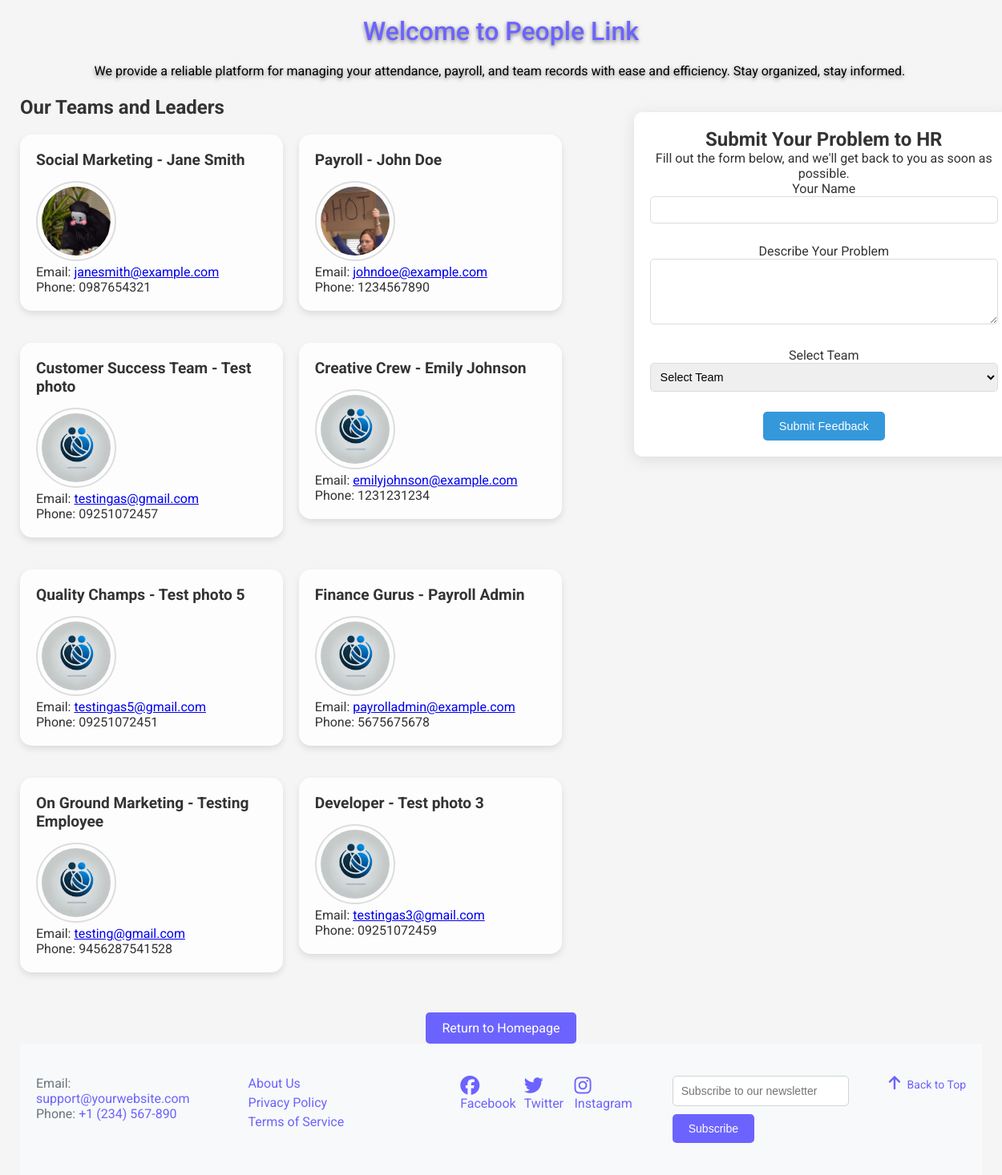
/contact_us (signed in), run on the app's committed database.
### tables this page shows
CREATE TABLE team (
    team_id INTEGER PRIMARY KEY AUTOINCREMENT,
    team_name TEXT NOT NULL,
    dept_id INTEGER,
    leader_id INTEGER NULL, -- Allow NULL for leader_id
    FOREIGN KEY (dept_id) REFERENCES department(dept_id),
    FOREIGN KEY (leader_id) REFERENCES employee(emp_id)
);

CREATE TABLE employee (
    emp_id INTEGER PRIMARY KEY AUTOINCREMENT,
    emp_name TEXT NOT NULL,
    email TEXT NOT NULL UNIQUE,  -- Employee email
    phone_number TEXT NOT NULL,  -- Employee phone number
    photo BLOB,  -- Employee profile photo (can store as binary data)
    dept_id INTEGER NOT NULL,
    job_status TEXT NOT NULL,
    gender TEXT NOT NULL,
    termination_date DATE,
    employee_status TEXT NOT NULL,
    join_date DATE NOT NULL,
    pos_id INTEGER NOT NULL,
    is_dept_leader INTEGER DEFAULT 0, -- 0 = not leader, 1 = leader
    is_team_leader INTEGER DEFAULT 0, -- 0 = not team leader, 1 = team leader
    FOREIGN KEY (pos_id) REFERENCES position (pos_id),
    FOREIGN KEY (dept_id) REFERENCES department (dept_id)
);

### app.py (the view)
@app.route('/contact_us')
def contact_us():
    if 'role' not in session:
        return redirect(url_for('login'))
    conn = get_db()
    cursor = conn.cursor()
    cursor.execute('''
        SELECT t.team_name, e.emp_name as leader_name, e.email, e.phone_number, e.photo as leader_photo, t.team_id
        FROM team t
        JOIN employee e ON t.leader_id = e.emp_id
    ''')
    teams = cursor.fetchall()
    return render_template('contact_us.html', teams=teams)

### app.py (called while the page is built)
def get_db():
    conn = sqlite3.connect('hrm.db')
    conn.row_factory = sqlite3.Row
    return conn

### templates/contact_us.html (shortened to what this page needs)
{% extends "userbase.html" %}
{% block content %}
<div class="container-xxl flex-grow-1 container-p-y">
    <div class="row">
        <div class="col-lg-7">
            <h2 class="text-center mb-4">Our Teams and Leaders</h2>
            <div class="team-cards">
                {% for team in teams %}
                <div class="card h-100">
                    <div class="card-body">
                        <h5 class="card-title">{{ team.team_name }} - {{ team.leader_name }}</h5>
                        <div class="text-center mb-3">
                            {% if team.leader_photo %}
                            <img src="{{ url_for('static', filename='uploads/' ~ team.leader_photo) }}" alt="Profile Photo"
                                class="img-fluid rounded-circle profile-photo">
                            {% else %}
                            <img src="{{ url_for('static', filename='assets/img/favicon/favicon.webp') }}" alt="Profile Photo"
                                class="img-fluid rounded-circle profile-photo">
                            {% endif %}
                        </div>
                        <p>Email: <a href="mailto:{{ team.email }}">{{ team.email }}</a></p>
                        <p>Phone: {{ team.phone_number }}</p>
                    </div>
                </div>
                {% endfor %}
            </div>
        </div>
    </div>
        <div class="col-lg-5">
            <div class="form-wrapper">
                <h2>Submit Your Problem to HR</h2>
                <p>Fill out the form below, and we'll get back to you as soon as possible.</p>
                <form method="POST" action="{{ url_for('submit_feedback') }}">
                    <div class="custom-form-group">
                        <label for="staff_name">Your Name</label>
                        <input type="text" class="custom-form-control" id="staff_name" name="staff_name" required>
                    </div>
                    <div class="custom-form-group">
                        <label for="problem_description">Describe Your Problem</label>
                        <textarea class="custom-form-control" id="problem_description" name="problem_description" rows="4"
                            required></textarea>
                    </div>
                    <div class="custom-form-group">
                        <label for="team_id">Select Team</label>
                        <select class="custom-form-control" id="team_id" name="team_id" required>
                            <option value="" disabled selected>Select Team</option>
                        </select>
                    </div>
                    <div class="text-center">
                        <button type="submit" class="custom-btn-primary">Submit Feedback</button>
                    </div>
                </form>
            </div>
        </div>
    </div>
</div>
<div class="return-button-container text-center mt-4">
    <a href="{{ url_for('check_in') }}" class="return-button btn btn-primary">Return to Homepage</a>
</div>
{% endblock %}

### static/user_assets/css/userbase.css (style rules this page uses)
* { margin: 0; padding: 0; box-sizing: border-box; }
body { font-family: 'Roboto', sans-serif; background-color: #f5f5f5; color: #333; display: flex; justify-content: center; align-items: center; min-height: 100vh; }
.card { border-radius: 15px; box-shadow: 0 4px 12px rgba(0, 0, 0, 0.1); margin-top: 20px; background-color: rgba(255, 255, 255, 0.8); }
.card-body { padding: 20px; }
@media (min-width: 1201px) { .team-cards { grid-template-columns: repeat(2, 1fr); } }
.container-xxl { display: flex; justify-content: center; align-items: flex-start; gap: 50px; max-width: 1200px; margin: 0 auto; }
.return-button-container { text-align: center; margin-top: 30px; }
.return-button { display: inline-block; padding: 10px 20px; background-color: #6c63ff; color: white; border-radius: 5px; text-decoration: none; text-align: center; font-size: 1rem; transition: background-color 0.3s ease; }
.team-cards { display: grid; grid-template-columns: repeat(2, 1fr); gap: 20px; align-items: start; margin-bottom: 20px; }
.profile-photo { border: 2px solid #ddd; padding: 5px; object-fit: cover; width: 100px; height: 100px; }
.card { border-radius: 15px; box-shadow: 0 4px 8px rgba(0, 0, 0, 0.1); transition: all 0.3s ease; }
.card-title { font-size: 1.2rem; color: #333; margin-bottom: 15px; }
.img-fluid { border-radius: 50%; }
.form-wrapper { background-color: #ffffff; border-radius: 10px; box-shadow: 0 4px 20px rgba(0, 0, 0, 0.1); padding: 20px; text-align: center; width: 100%; margin-top: 20px; }
.custom-form-group { margin-bottom: 15px; }
.custom-form-control { width: 100%; padding: 8px; font-size: 0.9rem; border: 1px solid #dcdcdc; border-radius: 5px; margin-bottom: 10px; }
.custom-btn-primary { background-color: #3498db; color: #fff; padding: 10px 20px; border-radius: 5px; font-size: 0.9rem; cursor: pointer; border: none; transition: background-color 0.3s; }
@media (min-width: 1200px) { .row { display: flex; justify-content: space-between; align-items: flex-start; } }
@media (min-width: 1200px) { .team-cards { grid-template-columns: repeat(2, 1fr); } }
@media (min-width: 1200px) { .form-wrapper { flex: 1; margin-left: 40px; } }

### data on the page
team: team_name "Social Marketing", leader_name "Jane Smith", photo (picture), email "janesmith@example.com", phone_number "0987654321"
team: team_name "Payroll", leader_name "John Doe", photo (picture), email "johndoe@example.com", phone_number "1234567890"
team: team_name "Customer Success Team", leader_name "Test photo", email "testingas@gmail.com", phone_number "09251072457"
team: team_name "Creative Crew", leader_name "Emily Johnson", email "emilyjohnson@example.com", phone_number "1231231234"
team: team_name "Quality Champs", leader_name "Test photo 5", email "testingas5@gmail.com", phone_number "09251072451"
team: team_name "Finance Gurus", leader_name "Payroll Admin", email "payrolladmin@example.com", phone_number "5675675678"
team: team_name "On Ground Marketing", leader_name "Testing Employee", email "testing@gmail.com", phone_number "9456287541528"
team: team_name "Developer", leader_name "Test photo 3", email "testingas3@gmail.com", phone_number "09251072459"
